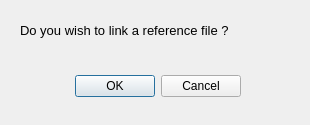
<?xml version="1.0" encoding="UTF-8"?>
<ui version="4.0">
 <class>Dialog</class>
 <widget class="QDialog" name="Dialog">
  <property name="geometry">
   <rect>
    <x>0</x>
    <y>0</y>
    <width>310</width>
    <height>125</height>
   </rect>
  </property>
  <property name="windowTitle">
   <string>Dialog</string>
  </property>
  <widget class="QDialogButtonBox" name="buttonBox">
   <property name="geometry">
    <rect>
     <x>70</x>
     <y>70</y>
     <width>171</width>
     <height>32</height>
    </rect>
   </property>
   <property name="orientation">
    <enum>Qt::Horizontal</enum>
   </property>
   <property name="standardButtons">
    <set>QDialogButtonBox::Cancel|QDialogButtonBox::Ok</set>
   </property>
  </widget>
  <widget class="QLabel" name="label_ref_dialog">
   <property name="geometry">
    <rect>
     <x>20</x>
     <y>10</y>
     <width>281</width>
     <height>41</height>
    </rect>
   </property>
   <property name="font">
    <font>
     <pointsize>10</pointsize>
    </font>
   </property>
   <property name="text">
    <string>Do you wish to link a reference file ?</string>
   </property>
  </widget>
 </widget>
 <resources/>
 <connections>
  <connection>
   <sender>buttonBox</sender>
   <signal>accepted()</signal>
   <receiver>Dialog</receiver>
   <slot>accept()</slot>
   <hints>
    <hint type="sourcelabel">
     <x>248</x>
     <y>254</y>
    </hint>
    <hint type="destinationlabel">
     <x>157</x>
     <y>274</y>
    </hint>
   </hints>
  </connection>
  <connection>
   <sender>buttonBox</sender>
   <signal>rejected()</signal>
   <receiver>Dialog</receiver>
   <slot>reject()</slot>
   <hints>
    <hint type="sourcelabel">
     <x>316</x>
     <y>260</y>
    </hint>
    <hint type="destinationlabel">
     <x>286</x>
     <y>274</y>
    </hint>
   </hints>
  </connection>
 </connections>
</ui>
